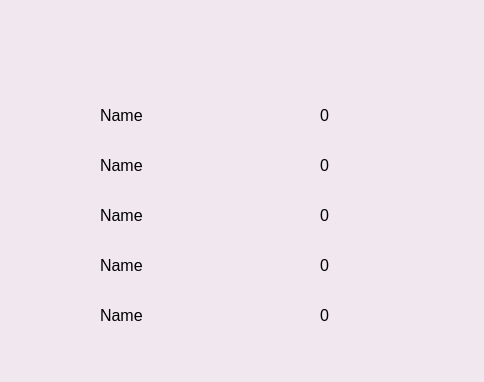
<?xml version="1.0" encoding="UTF-8"?>
<ui version="4.0">
 <class>Score</class>
 <widget class="QDialog" name="Score">
  <property name="geometry">
   <rect>
    <x>0</x>
    <y>0</y>
    <width>484</width>
    <height>382</height>
   </rect>
  </property>
  <property name="windowTitle">
   <string>Dialog</string>
  </property>
  <property name="styleSheet">
   <string notr="true">background-color: rgb(240, 231, 239);</string>
  </property>
  <widget class="QLabel" name="nr1">
   <property name="geometry">
    <rect>
     <x>50</x>
     <y>100</y>
     <width>41</width>
     <height>41</height>
    </rect>
   </property>
   <property name="styleSheet">
    <string notr="true">image:url(:/numbers/1.png)</string>
   </property>
   <property name="text">
    <string/>
   </property>
  </widget>
  <widget class="QLabel" name="nr2">
   <property name="geometry">
    <rect>
     <x>50</x>
     <y>150</y>
     <width>41</width>
     <height>41</height>
    </rect>
   </property>
   <property name="styleSheet">
    <string notr="true">image:url(:/numbers/2.png)</string>
   </property>
   <property name="text">
    <string/>
   </property>
  </widget>
  <widget class="QLabel" name="nr3">
   <property name="geometry">
    <rect>
     <x>50</x>
     <y>200</y>
     <width>41</width>
     <height>41</height>
    </rect>
   </property>
   <property name="styleSheet">
    <string notr="true">image:url(:/numbers/3.png)</string>
   </property>
   <property name="text">
    <string/>
   </property>
  </widget>
  <widget class="QLabel" name="nr4">
   <property name="geometry">
    <rect>
     <x>50</x>
     <y>250</y>
     <width>41</width>
     <height>41</height>
    </rect>
   </property>
   <property name="styleSheet">
    <string notr="true">image:url(:/numbers/4.png)</string>
   </property>
   <property name="text">
    <string/>
   </property>
  </widget>
  <widget class="QLabel" name="nr5">
   <property name="geometry">
    <rect>
     <x>50</x>
     <y>300</y>
     <width>41</width>
     <height>41</height>
    </rect>
   </property>
   <property name="styleSheet">
    <string notr="true">image:url(:/numbers/5.png)</string>
   </property>
   <property name="text">
    <string/>
   </property>
  </widget>
  <widget class="QLabel" name="ranking">
   <property name="geometry">
    <rect>
     <x>140</x>
     <y>10</y>
     <width>171</width>
     <height>41</height>
    </rect>
   </property>
   <property name="styleSheet">
    <string notr="true">image:url(:/text/ranking.png)</string>
   </property>
   <property name="text">
    <string/>
   </property>
  </widget>
  <widget class="QLabel" name="score">
   <property name="geometry">
    <rect>
     <x>300</x>
     <y>50</y>
     <width>111</width>
     <height>41</height>
    </rect>
   </property>
   <property name="styleSheet">
    <string notr="true">image:url(:/text/score.png)</string>
   </property>
   <property name="text">
    <string/>
   </property>
  </widget>
  <widget class="QLabel" name="nameLabel_1">
   <property name="geometry">
    <rect>
     <x>100</x>
     <y>100</y>
     <width>171</width>
     <height>31</height>
    </rect>
   </property>
   <property name="font">
    <font>
     <pointsize>12</pointsize>
    </font>
   </property>
   <property name="text">
    <string>Name</string>
   </property>
  </widget>
  <widget class="QLabel" name="nameLabel_2">
   <property name="geometry">
    <rect>
     <x>100</x>
     <y>150</y>
     <width>171</width>
     <height>31</height>
    </rect>
   </property>
   <property name="font">
    <font>
     <pointsize>12</pointsize>
    </font>
   </property>
   <property name="text">
    <string>Name</string>
   </property>
  </widget>
  <widget class="QLabel" name="nameLabel_3">
   <property name="geometry">
    <rect>
     <x>100</x>
     <y>200</y>
     <width>171</width>
     <height>31</height>
    </rect>
   </property>
   <property name="font">
    <font>
     <pointsize>12</pointsize>
    </font>
   </property>
   <property name="text">
    <string>Name</string>
   </property>
  </widget>
  <widget class="QLabel" name="nameLabel_4">
   <property name="geometry">
    <rect>
     <x>100</x>
     <y>250</y>
     <width>171</width>
     <height>31</height>
    </rect>
   </property>
   <property name="font">
    <font>
     <pointsize>12</pointsize>
    </font>
   </property>
   <property name="text">
    <string>Name</string>
   </property>
  </widget>
  <widget class="QLabel" name="nameLabel_5">
   <property name="geometry">
    <rect>
     <x>100</x>
     <y>300</y>
     <width>171</width>
     <height>31</height>
    </rect>
   </property>
   <property name="font">
    <font>
     <pointsize>12</pointsize>
    </font>
   </property>
   <property name="text">
    <string>Name</string>
   </property>
  </widget>
  <widget class="QLabel" name="scoreLabel_1">
   <property name="geometry">
    <rect>
     <x>320</x>
     <y>100</y>
     <width>51</width>
     <height>31</height>
    </rect>
   </property>
   <property name="font">
    <font>
     <pointsize>12</pointsize>
    </font>
   </property>
   <property name="text">
    <string>0</string>
   </property>
  </widget>
  <widget class="QLabel" name="scoreLabel_2">
   <property name="geometry">
    <rect>
     <x>320</x>
     <y>150</y>
     <width>51</width>
     <height>31</height>
    </rect>
   </property>
   <property name="font">
    <font>
     <pointsize>12</pointsize>
    </font>
   </property>
   <property name="text">
    <string>0</string>
   </property>
  </widget>
  <widget class="QLabel" name="scoreLabel_3">
   <property name="geometry">
    <rect>
     <x>320</x>
     <y>200</y>
     <width>51</width>
     <height>31</height>
    </rect>
   </property>
   <property name="font">
    <font>
     <pointsize>12</pointsize>
    </font>
   </property>
   <property name="text">
    <string>0</string>
   </property>
  </widget>
  <widget class="QLabel" name="scoreLabel_4">
   <property name="geometry">
    <rect>
     <x>320</x>
     <y>250</y>
     <width>51</width>
     <height>31</height>
    </rect>
   </property>
   <property name="font">
    <font>
     <pointsize>12</pointsize>
    </font>
   </property>
   <property name="text">
    <string>0</string>
   </property>
  </widget>
  <widget class="QLabel" name="scoreLabel_5">
   <property name="geometry">
    <rect>
     <x>320</x>
     <y>300</y>
     <width>51</width>
     <height>31</height>
    </rect>
   </property>
   <property name="font">
    <font>
     <pointsize>12</pointsize>
    </font>
   </property>
   <property name="text">
    <string>0</string>
   </property>
  </widget>
 </widget>
 <resources>
  <include location="ranking.qrc"/>
 </resources>
 <connections/>
</ui>
